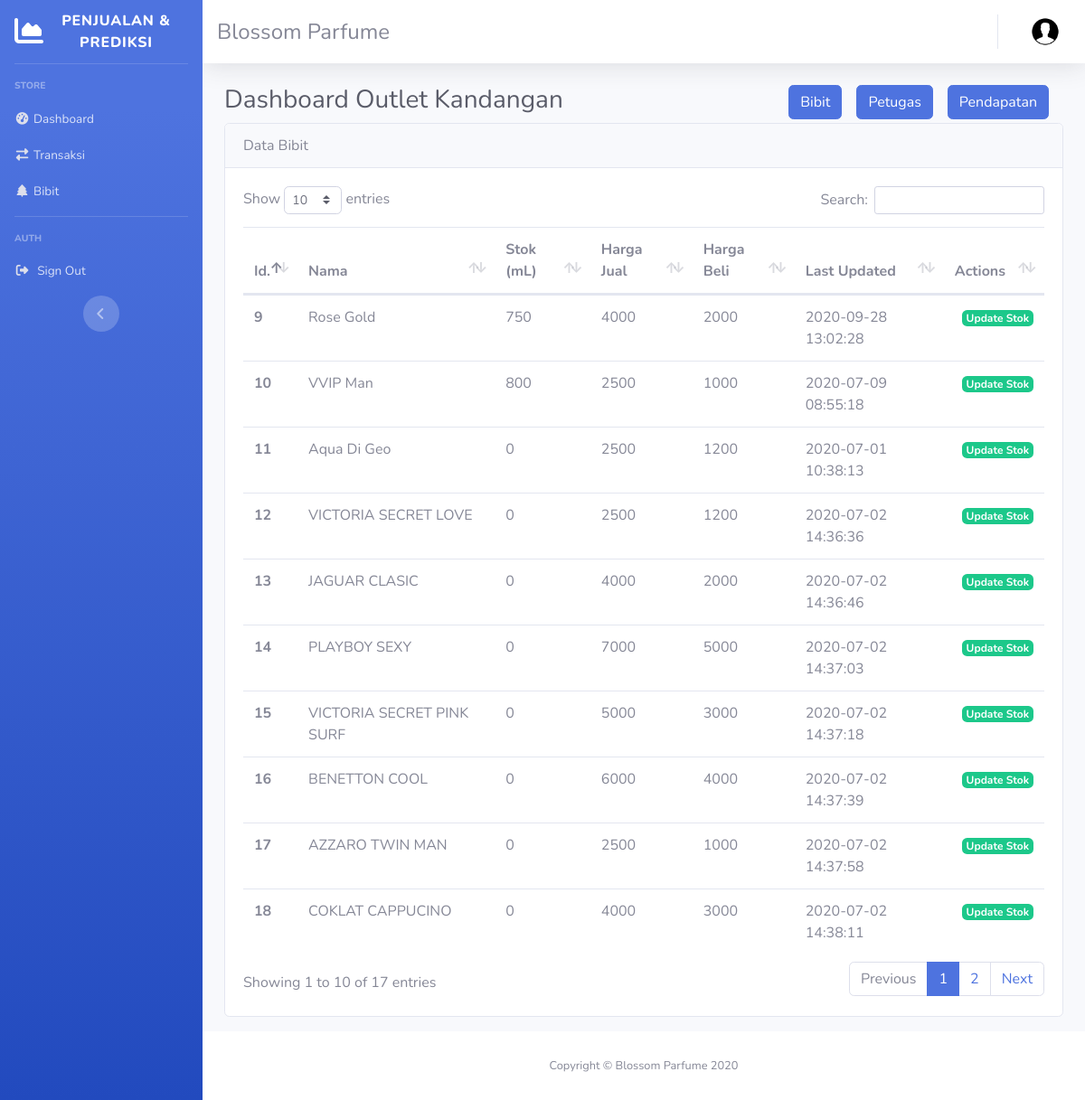
The app's page /admin/outlet/5 with its own data.
### tables this page shows
CREATE TABLE `bibit` (
  `id_bibit` int(12) NOT NULL,
  `kode_bibit` varchar(12) NOT NULL,
  `nama_bibit` varchar(128) NOT NULL,
  `Stok_bibit` int(4) NOT NULL,
  `harga_jual` int(5) NOT NULL,
  `harga_beli` int(5) NOT NULL,
  `date_update_bibit` datetime NOT NULL
);

CREATE TABLE `bibit_outlet` (
  `id` int(11) NOT NULL,
  `id_bibit` int(11) NOT NULL,
  `id_outlet` int(11) NOT NULL,
  `stok` int(11) NOT NULL,
  `last_update` datetime NOT NULL
);

### application/controllers/Admin.php (called while the page is built, shortened)
<?php
class Admin extends CI_Controller
{
	public function __construct()
	{
		$this->load->library('form_validation');
		$this->load->library('session');
		$this->load->model('Bibit_model');
		$this->load->model('Outlet_model');
		$this->load->model('Prediksi_model');
		$this->load->model('Transaksi_model');
		$this->load->model('User_model');
	}
	public function Outlet($id)
	{
		$thisMonth = date('m');
		$thisYear = date('Y');
		$data['outlet'] = $this->Outlet_model->getAllOutlet();
		$data['detail_outlet'] = $this->Outlet_model->getOutletById($id);
		$data['bibit_outlet'] = $this->Outlet_model->getOutletBibit($id);
		$data['title'] = "Dashboard Outlet " . $data['detail_outlet']['alamat_outlet'];
		$data['bibit'] = $this->Bibit_model->getAllBibit();
		$data['pegawai'] = $this->User_model->getPegawaiByOutlet($id);
		$data['transaksiHarian'] = $this->Transaksi_model->getTransaksiHarian($thisMonth, $thisYear, $id);
      	$data['transaksiBulanan'] = $this->Transaksi_model->getTransaksiBulanan($thisYear, $id);
      	$data['transaksiTahunan'] = $this->Transaksi_model->getTransaksiTahunan($id);
		$data['user'] = $_SESSION['user'];
		$this->load->view('templates/header', $data);
		$this->load->view('templates/sidebar', $data);
		$this->load->view('templates/topbar', $data);
		$this->load->view('outlet/details', $data);
		$this->load->view('templates/footer');
	}
}
?>

### index.php (called while the page is built, shortened)
<?php
require_once BASEPATH.'core/CodeIgniter.php';

### application/models/Outlet_model.php (called while the page is built, shortened)
<?php
	class Outlet_model extends CI_Model
	{
		public function getOutletById($id)
		{
			return $this->db->get_where('outlet' , ['id_outlet' => $id])->row_array();
		}
		public function getOutletBibit($id)
		{
			return $this->db->get_where('bibit_outlet' , ['id_outlet' => $id])->result_array();
		}
	}
?>

### application/models/Bibit_model.php (called while the page is built, shortened)
<?php
	class Bibit_model extends CI_Model
	{
		public function getAllBibit()
		{
			return $query = $this->db->get('bibit')->result_array();
		}
	}
?>

### application/views/outlet/details.php (the view, shortened to what this page needs)
    <div class="container-fluid">
      <div class="row mt-3">
        <div class="col text-left">
          <h1 class="h3 text-gray-800">
            <?=$title;?>
            <span class="float-right">
              <div class="row">
                <div class="col">
                  <ul class="nav" role="tablist">
                    <li role="presentation">
                        <a href="#bibit" class="mr-3 btn btn-primary" role="tab" data-toggle="tab"> Bibit </a>
                    </li>
                    <li class="active" role="presentation">
                        <a href="#petugas" class="mr-3 btn btn-primary" role="tab" data-toggle="tab"> Petugas </a>
                    </li>
                    <li role="presentation">
                        <a href="#pendapatan" class="btn btn-primary mr-3 pendapatan_outlet" role="tab" data-toggle="tab" data-outlet="<?=$detail_outlet['id_outlet']; ?>"> Pendapatan </a>
                    </li>
                  </ul>
                </div>
              </div>
            </span>
          </h1>
        </div>
      </div>
      <div class="tab-content">
        <div class="tab-pane active" id="bibit">
          <div class="row mb-3">
            <div class="col">
              <div class="card">
                <div class="card-header">
                  Data Bibit
                </div>
                <div class="card-body">
                  <table class="table table-hover" id="dataTable">
                    <thead>
                      <tr>
                        <th scope="col">Id.</th>
                        <th scope="col">Nama</th>
                        <th scope="col">Stok (mL)</th>
                        <th scope="col">Harga Jual</th>
                        <th scope="col">Harga Beli</th>
                        <th scope="col">Last Updated</th>
                        <th scope="col">Actions</th>
                      </tr>
                    </thead>
                    <tbody>
                          <?php foreach ($bibit_outlet as $bo) : ?>
                            <?php foreach ($bibit as $b) : ?>
                            <?php if($b['id_bibit'] == $bo['id_bibit']): ?>
                            <tr>
                              <th scope="row"><?=$b['id_bibit']; ?></th>
                              <td><?php echo $b['nama_bibit']; ?></td>
                              <td><?php echo $bo['stok']; ?></td>
                              <td><?php echo $b['harga_jual']; ?></td>
                              <td><?php echo $b['harga_beli']; ?></td>
                              <td><?php echo $b['date_update_bibit']; ?></td>
                              <td>
                                <a href="<?= base_url('outlet/updatebo/'.$bo['id_outlet'] . '/'. $b['id_bibit']); ?>" class="badge badge-success float up_bibit ml-2" data-id="<?php echo $b['id_bibit']; ?>">Update Stok</a>
                            </td>
                            </tr>
                          <?php endif; ?>
                      <?php endforeach; ?>
                      <?php endforeach; ?>
                    </tbody>
                  </table>
                </div>
              </div>
            </div>
          </div>
        </div>
      </div>
  </div>
</div>

### records on screen
bibit_outlet: stok "750"
bibit: id_bibit "9", nama_bibit "Rose Gold", harga_jual "4000", harga_beli "2000", date_update_bibit "2020-09-28 13:02:28"
bibit_outlet: stok "800"
bibit: id_bibit "10", nama_bibit "VVIP Man", harga_jual "2500", harga_beli "1000", date_update_bibit "2020-07-09 08:55:18"
bibit_outlet: stok "0"
bibit: id_bibit "11", nama_bibit "Aqua Di Geo", harga_jual "2500", harga_beli "1200", date_update_bibit "2020-07-01 10:38:13"
bibit_outlet: stok "0"
bibit: id_bibit "12", nama_bibit "VICTORIA SECRET LOVE", harga_jual "2500", harga_beli "1200", date_update_bibit "2020-07-02 14:36:36"
bibit_outlet: stok "0"
bibit: id_bibit "13", nama_bibit "JAGUAR CLASIC", harga_jual "4000", harga_beli "2000", date_update_bibit "2020-07-02 14:36:46"
bibit_outlet: stok "0"
bibit: id_bibit "14", nama_bibit "PLAYBOY SEXY", harga_jual "7000", harga_beli "5000", date_update_bibit "2020-07-02 14:37:03"
bibit_outlet: stok "0"
bibit: id_bibit "15", nama_bibit "VICTORIA SECRET PINK SURF", harga_jual "5000", harga_beli "3000", date_update_bibit "2020-07-02 14:37:18"
bibit_outlet: stok "0"
bibit: id_bibit "16", nama_bibit "BENETTON COOL", harga_jual "6000", harga_beli "4000", date_update_bibit "2020-07-02 14:37:39"
bibit_outlet: stok "0"
bibit: id_bibit "17", nama_bibit "AZZARO TWIN MAN", harga_jual "2500", harga_beli "1000", date_update_bibit "2020-07-02 14:37:58"
bibit_outlet: stok "0"
bibit: id_bibit "18", nama_bibit "COKLAT CAPPUCINO", harga_jual "4000", harga_beli "3000", date_update_bibit "2020-07-02 14:38:11"

### other values on screen
$title "Dashboard Outlet Kandangan"
